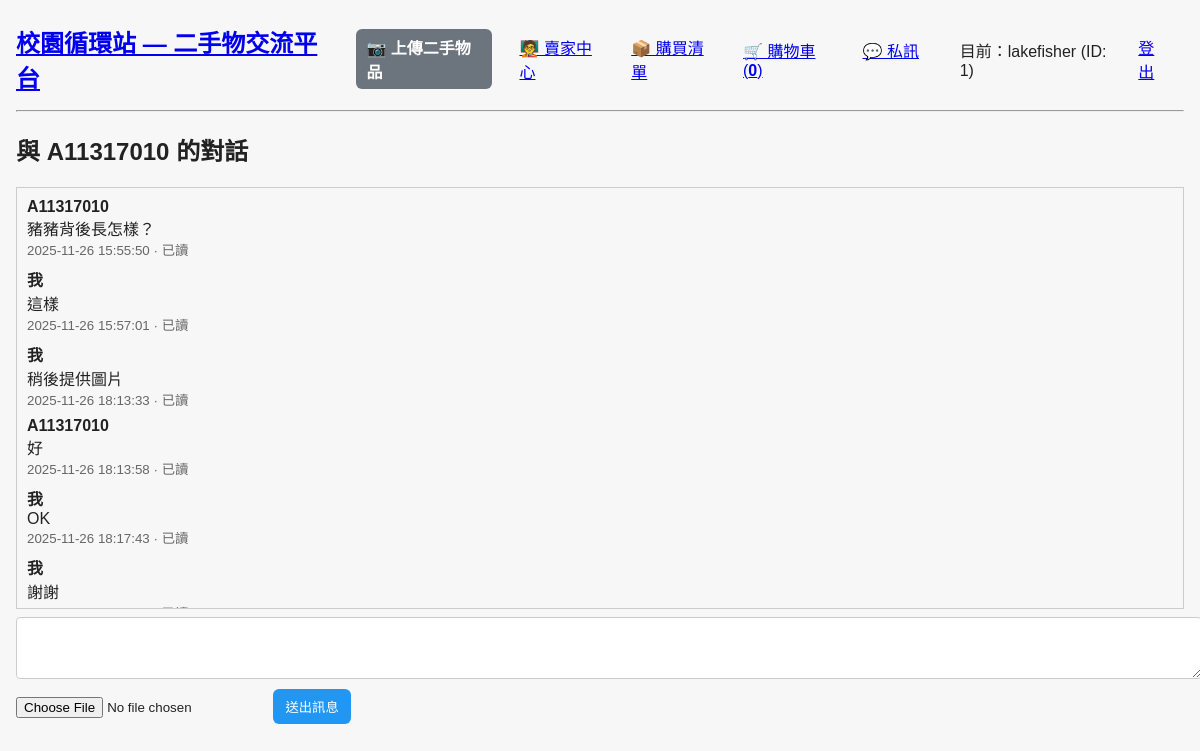
/conversations/1 (signed in), run on the app's committed database.
### models.py (models this page shows, shortened)
class User(UserMixin, db.Model):
    id = db.Column(db.Integer, primary_key=True)
    name = db.Column(db.String(80), unique=True)
    password_hash = db.Column(db.String(200), nullable=True)

class Message(db.Model):
    id = db.Column(db.Integer, primary_key=True)
    item_id = db.Column(db.Integer, db.ForeignKey('item.id'))
    sender = db.Column(db.String(50))  # 'buyer' 或 'seller'
    msg = db.Column(db.Text)
    user_id = db.Column(db.Integer, db.ForeignKey('user.id'))
    timestamp = db.Column(db.DateTime, default=datetime.utcnow)
    conversation_id = db.Column(db.Integer, db.ForeignKey('conversation.id'), nullable=True)
    image_path = db.Column(db.String(200), nullable=True)
    is_read = db.Column(db.Boolean, default=False)
    read_at = db.Column(db.DateTime, nullable=True)

### app.py (the view, shortened to what this page needs)
@app.route('/conversations/<int:conv_id>', methods=['GET', 'POST'])
@login_required
def conversation_view(conv_id):
    c = Conversation.query.get_or_404(conv_id)
    if current_user.id not in (c.user1_id, c.user2_id):
        return "無權限存取此會話", 403
    try:
        uid = current_user.id if (current_user and getattr(current_user, 'is_authenticated', False)) else None
        if uid:
            unread_msgs = Message.query.filter_by(conversation_id=c.id, is_read=False).filter(Message.user_id != uid).all()
            for um in unread_msgs:
                um.is_read = True
                um.read_at = datetime.utcnow()
                db.session.add(um)
            if unread_msgs:
                db.session.commit()
    except Exception as e:
        db.session.rollback()
        print('marking unread as read in conversation_view failed:', e)
    msgs = Message.query.filter_by(conversation_id=c.id).order_by(Message.timestamp.asc()).all()
    other_id = c.user1_id if c.user2_id == current_user.id else c.user2_id
    other = User.query.get(other_id)
    return render_template('conversation.html', conv=c, other=other, messages=msgs)

### app.py (called while the page is built)
@login_manager.user_loader
def load_user(user_id):
    try:
        return User.query.get(int(user_id))
    except Exception:
        return None

def _fmt_gmt8(dt, fmt="%Y-%m-%d %H:%M:%S"):
    if not dt:
        return ''
    try:
        if getattr(dt, 'tzinfo', None) is None:
            aware = dt.replace(tzinfo=timezone.utc)
        else:
            aware = dt
        target = timezone(timedelta(hours=8))
        local = aware.astimezone(target)
        return local.strftime(fmt)
    except Exception:
        try:
            return dt.strftime(fmt)
        except Exception:
            return str(dt)

@app.context_processor
def inject_unread_conv_count():
    try:
        if current_user and getattr(current_user, 'is_authenticated', False):
            from models import Message, Conversation
            cnt = db.session.query(func.count(func.distinct(Message.conversation_id))).join(Conversation, Message.conversation_id == Conversation.id).filter(
                Message.is_read == False,
                Message.user_id != current_user.id,
                ((Conversation.user1_id == current_user.id) | (Conversation.user2_id == current_user.id))
            ).scalar() or 0
            return dict(unread_conv_count=int(cnt))
    except Exception:
        pass
    return dict(unread_conv_count=0)

@app.before_request
def ensure_cart_token():
    if 'cart_token' not in session:
        session['cart_token'] = uuid.uuid4().hex

### templates/conversation.html (shortened to what this page needs)
{% extends 'base.html' %}
{% block content %}
<h2>與 {{ other.name if other else '使用者' }} 的對話</h2>
<div id="convBox" style="border:1px solid #ccc;padding:10px;height:400px;overflow-y:scroll;">
    {% for m in messages %}
    <div class="msg-row" id="msg-{{ m.id }}" data-msg-id="{{ m.id }}" style="margin-bottom:8px;">
        <b>{{ (m.user_id == session.get('user_id')) and '我' or (other.name if other else '對方') }}</b>
        <div class="msg-body" style="white-space:pre-wrap">{{ m.msg }}</div>
        <small style="color:#666">{{ m.timestamp | gmt8 }}{% if m.is_read %} · 已讀{% endif %}</small>
    </div>
    {% endfor %}
</div>
<form id="convForm" style="margin-top:8px;" onsubmit="return sendMessage();">
    <textarea id="msgInput" name="msg" rows="3" style="width:100%"></textarea>
    <div style="margin-top:6px;">
        <input type="file" id="imgInput" accept="image/*">
        <button id="sendBtn" type="submit" style="padding:8px 12px;background:#2196F3;color:#fff;border-radius:6px;border:none;">送出訊息</button>
    </div>
</form>
{% endblock %}

### templates/base.html (shortened to what this page needs)
<!DOCTYPE html>
<html lang="zh-Hant">
<head>
    <link rel="stylesheet" href="{{ url_for('static', filename='css/style.css') }}">
</head>
<body>
<nav style="display:flex; align-items:center; justify-content:space-between; gap:12px;">
    <div style="display:flex; align-items:center; gap:12px;">
        <a href="{{ url_for('index') }}"><h2 style="margin:0; font-size:1.5rem;">校園循環站 — 二手物交流平台</h2></a>
        {% if session.get('user_id') %}
            <a class="btn btn-alt" href="{{ url_for('upload') }}">📷 上傳二手物品</a>
        {% else %}
            <a class="btn btn-alt" href="{{ url_for('login') }}">📷 上傳二手物品（需登入）</a>
        {% endif %}
    </div>
    <div style="display:flex; align-items:center; gap:12px;">
        {% if session.get('user_id') %}
            <a href="{{ url_for('seller_center') }}">🧑‍🏫 賣家中心</a>
            <a href="{{ url_for('orders') }}">📦 購買清單</a>
            <a href="{{ url_for('view_cart') }}">🛒 購物車 (<strong>{{ cart_distinct_count or 0 }}</strong>)</a>
            <a id="convLink" href="{{ url_for('conversations_list') }}">💬 私訊 </a>
            <span style="margin-left:8px">目前：{{ session.get('user_name') }} (ID: {{ session.get('user_id') }})</span>
            <a href="{{ url_for('logout') }}" style="margin-left:8px">登出</a>
        {% else %}
            <a href="{{ url_for('login') }}">登入</a>
            <a href="{{ url_for('register') }}">註冊</a>
        {% endif %}
    </div>
</nav>
<hr>
{% block content %}{% endblock %}
</body>
</html>

### static/css/style.css (style rules this page uses)
:root { --gap:12px; --card-bg:#fff; --card-border:#ddd; }
body { font-family: Arial, Helvetica, sans-serif; margin: 0; padding: 16px; background:#f7f7f7; color:#222; }
nav { padding:8px 0; }
nav a { margin-right: 15px; }
input[type="text"], input[type="number"], select, textarea { padding:6px 8px; border:1px solid #ccc; border-radius:4px; font-size:14px; }
button { padding:8px 12px; border-radius:6px; cursor:pointer; }
.btn { display:inline-block; padding:6px 10px; border-radius:6px; text-decoration:none; color:#fff; font-weight:600; }
.btn-alt { background:#6c757d; }

### data on the page
User: get "lakefisher"
User: name "A11317010"
Message: msg "豬豬背後長怎樣？", timestamp|gmt8 "2025-11-26 15:55:50", is_read "· 已讀"
Message: user_id "我", msg "這樣", timestamp|gmt8 "2025-11-26 15:57:01", is_read "· 已讀"
Message: user_id "我", msg "稍後提供圖片", timestamp|gmt8 "2025-11-26 18:13:33", is_read "· 已讀"
Message: msg "好", timestamp|gmt8 "2025-11-26 18:13:58", is_read "· 已讀"
Message: user_id "我", msg "OK", timestamp|gmt8 "2025-11-26 18:17:43", is_read "· 已讀"
Message: user_id "我", msg "謝謝"

### other printed values
{{ cart_distinct_count or 0 }} "0"
{{ session.get('user_id') }} "1"
